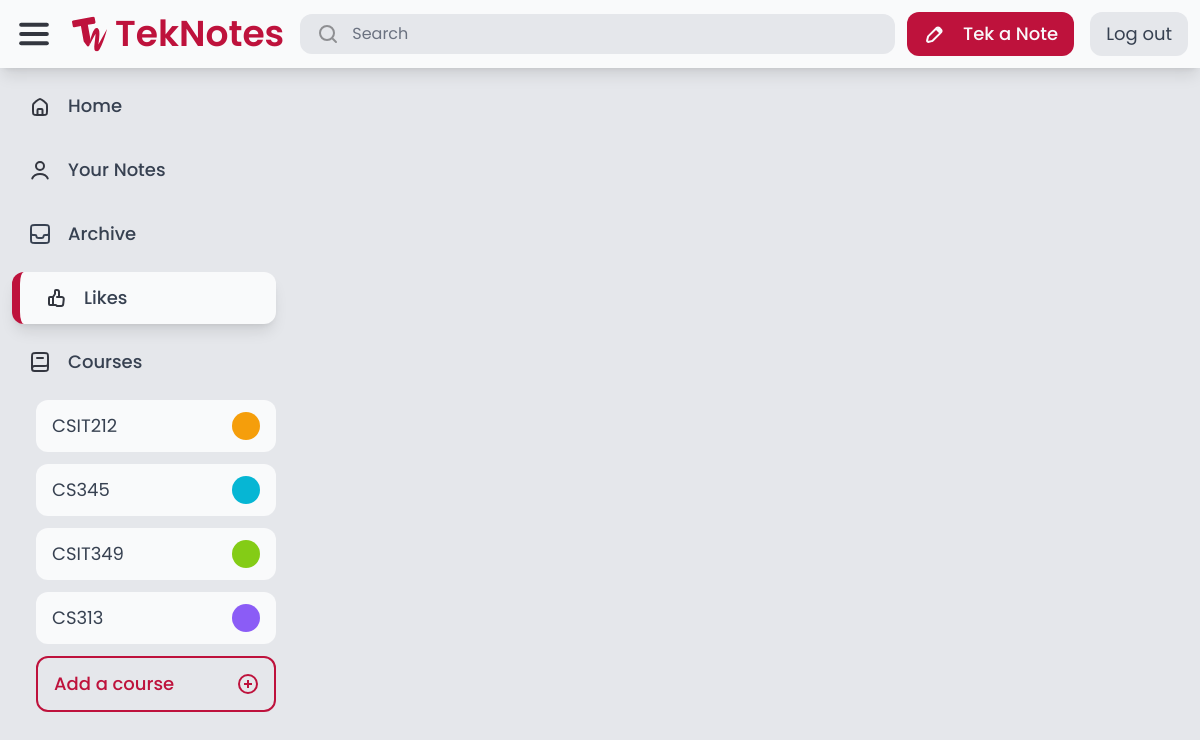
Screenshot of /likes/ (signed in) with the database file from the repository.
### course/models.py (models this page shows, shortened)
class Course(models.Model):
    COLORS = [
        ('red-500', 'Red'),
        ('orange-500', 'Orange'),
        ('amber-500', 'Amber'),
        ('lime-500', 'Lime'),
        ('green-500', 'Green'),
        ('emerald-500', 'Emerald'),
        ('teal-500', 'Teal'),
        ('cyan-500', 'Cyan'),
        ('blue-500', 'Blue'),
        ('indigo-500', 'Indigo'),
        ('violet-500', 'Violet'),
        ('purple-500', 'Purple'),
        ('fuchsia-500', 'Fuschia'),
        ('pink-500', 'Pink'),
    ]
    code = models.CharField(max_length=20)
    description = models.CharField(max_length=255)
    color = models.CharField(max_length=20, choices=COLORS, default='gray-500')
    admin_user = User.objects.get(username='admin')
    created_by = models.ForeignKey(User, related_name='courses', on_delete=models.CASCADE)

### core/views.py (the view)
# urls.py: path('likes/', views.likes, name='likes'),
@login_required
def likes(request):
    latest_likes = Like.objects.filter(note=OuterRef('pk'), user=request.user).order_by('-created_at')
    liked_notes = Note.objects.filter(likes__user=request.user, is_private=False).annotate(
        like_created_at=Subquery(latest_likes.values('created_at')[:1])
    ).distinct().order_by('-like_created_at')
    courses = Course.objects.filter(note__in=liked_notes).distinct()
    tags = Tag.objects.filter(notes__in=liked_notes).distinct()
    return render(request, 'core/likes.html', {
        'notes': liked_notes,
        'courses': courses,
        'tags': tags
    })

### core/context_processors.py (called while the page is built)
def courses_list(request):
    return {
        'your_courses': Course.objects.all().distinct()
    }

### core/templates/core/likes.html (shortened to what this page needs)
{% extends 'core/base.html' %}
{% block content %}
    {% include 'notes/notes.html' %}
{% endblock %}

### core/templates/core/base.html (shortened to what this page needs)
{% extends 'core/core.html' %}
{% load static %}
{% block body %}
    <div class="flex flex-col h-full overflow-hidden">
        <header class="flex items-center w-full p-3 gap-3 shadow-lg z-10 bg-gray-50">
            <div class="flex flex-1 items-center gap-4">
                <img src="{% static 'teknotes/images/Menu.svg' %}" alt="Menu">
                <a href="/" class="flex items-center gap-2">
                    <img src="{% static 'teknotes/images/TekNotes-Logo.svg' %}" alt="Logo">
                    <p id="logo-text" class="font-semibold text-rose-700 text-4xl">TekNotes</p>
                </a>
                <form action="{% url 'advanced_search:search' %}" method="get" class="flex flex-1 max-w-[600px] px-4 py-2 rounded-xl bg-gray-200 gap-3 cursor-text min-w-[0px]" onclick="this.querySelector('input[name=\'query\']').focus();">
                    <img src="{% static 'teknotes/images/Search.svg' %}" alt="Search">
                    <input name="query" class="placeholder-gray-500 text-gray-700 bg-transparent border-none focus:outline-none min-w-[0px]" type="text" value="{{ query }}" placeholder="Search">
                </form>
            </div>
            <div class="flex items-center gap-4">
                {% if request.user.is_authenticated %}
                    <a href="{% url 'notes:tek_a_note' %}" class="flex bg-rose-700 rounded-xl gap-4 px-4 py-2">
                        <img src="{% static 'teknotes/images/Edit.svg' %}" alt="Edit">
                        <p class="new-note-text text-gray-50 font-medium text-lg">Tek a Note</p>
                    </a>
                    <a href="{% url 'auth:logout' %}" class="flex rounded-xl gap-4 px-4 py-2 bg-gray-200">
                        <p class="text-gray-700 text-lg">Log out</p>
                    </a>
                {% else %}
                    <a href="/auth/login/" class="flex bg-rose-700 rounded-xl gap-4 px-6 py-2">
                        <p class="text-gray-50 font-medium text-lg">Sign In</p>
                    </a>
                {% endif %}
            </div>
        </header>
        <main class="flex bg-gray-200 h-full overflow-hidden">
            <nav class="flex flex-col w-full max-w-72 h-full p-3 gap-3">
                <a href="/" class="flex rounded-xl px-4 py-3 gap-4 {% if request.path == '/' %} active-nav bg-gray-50 px-6 py-3 shadow-lg border-l-8 border-rose-700 {% endif %}">
                    <img src="{% static 'teknotes/images/Home.svg' %}" alt="Home">
                    <p class="nav-text text-lg text-gray-700 font-medium">Home</p>
                </a>
                <a href="/your_notes/" class="flex rounded-xl px-4 py-3 gap-4 {% if request.path == '/your_notes/' %} active-nav bg-gray-50 px-6 py-3 shadow-lg border-l-8 border-rose-700 {% endif %}">
                    <img src="{% static 'teknotes/images/User.svg' %}" alt="User">
                    <p class="nav-text text-lg text-gray-700 font-medium">Your Notes</p>
                </a>
                <a href="/archive/" class="flex rounded-xl px-4 py-3 gap-4 {% if request.path == '/archive/' %} active-nav bg-gray-50 px-6 py-3 shadow-lg border-l-8 border-rose-700 {% endif %}">
                    <img src="{% static 'teknotes/images/Archive.svg' %}" alt="Archive">
                    <p class="nav-text text-lg text-gray-700 font-medium">Archive</p>
                </a>
                <a href="/likes/" class="flex rounded-xl px-4 py-3 gap-4 {% if request.path == '/likes/' %} active-nav bg-gray-50 px-6 py-3 shadow-lg border-l-8 border-rose-700 {% endif %}">
                    <img src="{% static 'teknotes/images/Likes.svg' %}" alt="Likes">
                    <p class="nav-text text-lg text-gray-700 font-medium">Likes</p>
                </a>
                <div class="flex rounded-xl px-4 py-3 gap-4">
                    <img src="{% static 'teknotes/images/Course.svg' %}" alt="Courses">
                    <p class="nav-text text-lg text-gray-700 font-medium">Courses</p>
                </div>
                <div class="flex flex-col pl-6 gap-3">
                    {% for course in your_courses %}
                        <a href="#" class="flex rounded-xl px-4 py-3 justify-between bg-gray-50 course">
                            <p class="text-lg text-gray-700">{{ course.code }}</p>
                            <div class="rounded-full bg-{{ course.color }} h-full aspect-square course-color"></div>
                        </a>
                    {% endfor %}
                    <a id="add-course" href="{% url 'course:add_a_course' %}" class="flex rounded-xl px-4 py-3 justify-between border-2 border-rose-700 hover:bg-rose-700 text-rose-700 hover:text-gray-50 hover:font-regular">
                        <p class="text-lg font-medium">Add a course</p>
                        <img src="{% static 'teknotes/images/Add.svg' %}" alt="Courses">
                    </a>
                </div>
            </nav>
            <div class="flex flex-col flex-1 h-full p-3 gap-3 overflow-hidden">
                {% block content %}
                {% endblock %}
            </div>
        </main>
    </div>
{% endblock %}

### rows the page displays
Course: code "CSIT212"
Course: code "CS345"
Course: code "CSIT349"
Course: code "CS313"
